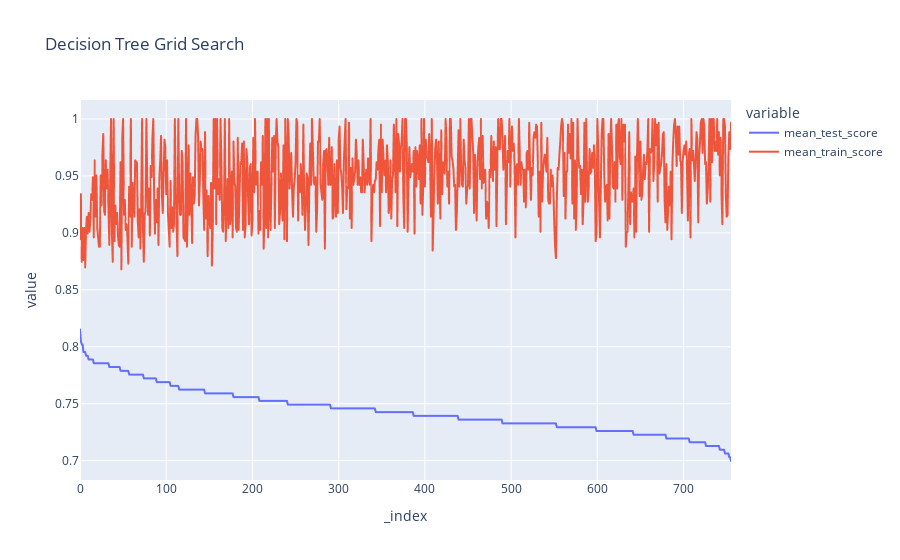

The notebook cell this image was saved under:
### Code cell
px.line(grid_tree_results,
       y=['mean_test_score','mean_train_score'],
       title='Decision Tree Grid Search',
       hover_data=['param_criterion', 'param_splitter', 'param_max_depth','param_min_samples_split'],)

### Figure 1 — Plotly figure (JSON) as saved in the notebook; plotly's stock layout.template omitted (floating-point values rounded to 4 significant figures; data arrays with more than 128 entries replaced by an {"elided": "..."} marker saying what was removed)
{"data": [{"customdata": {"elided": "756x4 mixed values"}, "hovertemplate": "variable=mean_test_score<br>_index=%{x}<br>value=%{y}<br>param_criterion=%{customdata[0]}<br>param_splitter=%{customdata[1]}<br>param_max_depth=%{customdata[2]}<br>param_min_samples_split=%{customdata[3]}<extra></extra>", "legendgroup": "mean_test_score", "line": {"color": "#636efa", "dash": "solid"}, "marker": {"symbol": "circle"}, "mode": "lines", "name": "mean_test_score", "showlegend": true, "type": "scattergl", "x": {"elided": "756 int values"}, "xaxis": "x", "y": {"elided": "756 float values"}, "yaxis": "y"}, {"customdata": {"elided": "756x4 mixed values"}, "hovertemplate": "variable=mean_train_score<br>_index=%{x}<br>value=%{y}<br>param_criterion=%{customdata[0]}<br>param_splitter=%{customdata[1]}<br>param_max_depth=%{customdata[2]}<br>param_min_samples_split=%{customdata[3]}<extra></extra>", "legendgroup": "mean_train_score", "line": {"color": "#EF553B", "dash": "solid"}, "marker": {"symbol": "circle"}, "mode": "lines", "name": "mean_train_score", "showlegend": true, "type": "scattergl", "x": {"elided": "756 int values"}, "xaxis": "x", "y": {"elided": "756 float values"}, "yaxis": "y"}], "layout": {"legend": {"title": {"text": "variable"}, "tracegroupgap": 0}, "title": {"text": "Decision Tree Grid Search"}, "xaxis": {"anchor": "y", "domain": [0, 1], "title": {"text": "_index"}}, "yaxis": {"anchor": "x", "domain": [0, 1], "title": {"text": "value"}}}}
